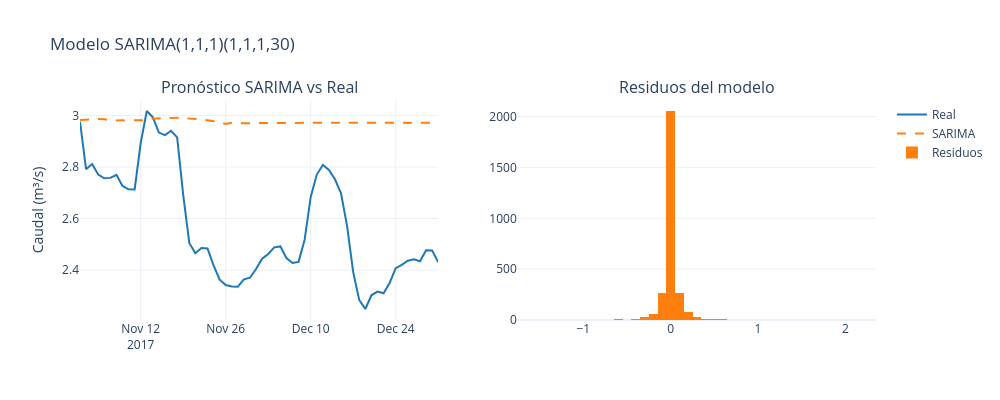

Here is the notebook cell this chart was saved with:
### Code cell
# =============================================================================
# CONCEPTO: Pronóstico SARIMA sobre el período test y diagnóstico de residuos
# -----------------------------------------------------------------------------
# resultado_sarima.forecast(steps=HORIZONTE)
#   → genera pronósticos h=60 pasos hacia adelante desde el último punto de train
#   → devuelve una pd.Series con índice numérico (se reemplaza con test.index)
#   → diferencia con .predict(): forecast() usa solo información pasada (out-of-sample)
#     mientras que predict() puede incluir datos in-sample
#
# pred_sarima.index = test.index
#   → alinea el índice del pronóstico con las fechas reales del test
#   → necesario para graficar y calcular métricas correctamente
#
# resultado_sarima.resid
#   → residuos del modelo: diferencia entre valores ajustados y observados en train
#   → Residuos bien comportados (ruido blanco) deben:
#     1. Tener media ≈ 0
#     2. No tener autocorrelación (verificar con ACF de residuos)
#     3. Distribución aproximadamente normal (histograma simétrico)
#
# make_subplots(rows=1, cols=2)
#   → panel izquierdo: pronóstico vs real (series superpuestas)
#   → panel derecho: histograma de residuos (diagnóstico de normalidad)
#
# Métricas calculadas:
#   RMSE = √(MSE) = √(mean_squared_error(real, pred))
#     → en unidades originales (m³/s); penaliza errores grandes al cuadrar
#   MAE  = mean_absolute_error → promedio de |real - pred|
#   MAPE = mean_absolute_percentage_error * 100 → %error promedio
#
# CRITERIO DE USO: Siempre evaluar los residuos después de ajustar un SARIMA.
# Si el histograma tiene asimetría fuerte o colas pesadas, considerar transformar
# la serie (log, Box-Cox) o ajustar los órdenes del modelo.
# =============================================================================
# Pronóstico SARIMA sobre el período de test
pred_sarima = resultado_sarima.forecast(steps=HORIZONTE)
pred_sarima.index = test.index

# Diagnóstico de residuos
residuos_sarima = resultado_sarima.resid

fig = make_subplots(rows=1, cols=2,
                    subplot_titles=["Pronóstico SARIMA vs Real", "Residuos del modelo"])

fig.add_trace(go.Scatter(x=test.index, y=test, mode="lines",
              name="Real", line=dict(color="#1f77b4", width=2)), row=1, col=1)
fig.add_trace(go.Scatter(x=test.index, y=pred_sarima, mode="lines",
              name="SARIMA", line=dict(color="#ff7f0e", width=2, dash="dash")), row=1, col=1)

fig.add_trace(go.Histogram(x=residuos_sarima, nbinsx=50,
              marker_color="#ff7f0e", name="Residuos"), row=1, col=2)

fig.update_layout(title="Modelo SARIMA(1,1,1)(1,1,1,30)",
                  width=1000, height=400, showlegend=True)
fig.update_yaxes(title_text="Caudal (m³/s)", row=1, col=1)
fig.show()

rmse_s = np.sqrt(mean_squared_error(test, pred_sarima))
mae_s = mean_absolute_error(test, pred_sarima)
mape_s = mean_absolute_percentage_error(test, pred_sarima) * 100
print(f"\n📊 SARIMA – Métricas en Test:")
print(f"   RMSE: {rmse_s:.2f} m³/s")
print(f"   MAE:  {mae_s:.2f} m³/s")
print(f"   MAPE: {mape_s:.1f}%")

### Figure 1 — Plotly figure (JSON) as saved in the notebook; plotly's stock layout.template omitted (floating-point values rounded to 4 significant figures; data arrays with more than 128 entries replaced by an {"elided": "..."} marker saying what was removed)
{"data": [{"line": {"color": "#1f77b4", "width": 2}, "mode": "lines", "name": "Real", "type": "scatter", "x": ["2017-11-02T00:00:00.000000000", "2017-11-03T00:00:00.000000000", "2017-11-04T00:00:00.000000000", "2017-11-05T00:00:00.000000000", "2017-11-06T00:00:00.000000000", "2017-11-07T00:00:00.000000000", "2017-11-08T00:00:00.000000000", "2017-11-09T00:00:00.000000000", "2017-11-10T00:00:00.000000000", "2017-11-11T00:00:00.000000000", "2017-11-12T00:00:00.000000000", "2017-11-13T00:00:00.000000000", "2017-11-14T00:00:00.000000000", "2017-11-15T00:00:00.000000000", "2017-11-16T00:00:00.000000000", "2017-11-17T00:00:00.000000000", "2017-11-18T00:00:00.000000000", "2017-11-19T00:00:00.000000000", "2017-11-20T00:00:00.000000000", "2017-11-21T00:00:00.000000000", "2017-11-22T00:00:00.000000000", "2017-11-23T00:00:00.000000000", "2017-11-24T00:00:00.000000000", "2017-11-25T00:00:00.000000000", "2017-11-26T00:00:00.000000000", "2017-11-27T00:00:00.000000000", "2017-11-28T00:00:00.000000000", "2017-11-29T00:00:00.000000000", "2017-11-30T00:00:00.000000000", "2017-12-01T00:00:00.000000000", "2017-12-02T00:00:00.000000000", "2017-12-03T00:00:00.000000000", "2017-12-04T00:00:00.000000000", "2017-12-05T00:00:00.000000000", "2017-12-06T00:00:00.000000000", "2017-12-07T00:00:00.000000000", "2017-12-08T00:00:00.000000000", "2017-12-09T00:00:00.000000000", "2017-12-10T00:00:00.000000000", "2017-12-11T00:00:00.000000000", "2017-12-12T00:00:00.000000000", "2017-12-13T00:00:00.000000000", "2017-12-14T00:00:00.000000000", "2017-12-15T00:00:00.000000000", "2017-12-16T00:00:00.000000000", "2017-12-17T00:00:00.000000000", "2017-12-18T00:00:00.000000000", "2017-12-19T00:00:00.000000000", "2017-12-20T00:00:00.000000000", "2017-12-21T00:00:00.000000000", "2017-12-22T00:00:00.000000000", "2017-12-23T00:00:00.000000000", "2017-12-24T00:00:00.000000000", "2017-12-25T00:00:00.000000000", "2017-12-26T00:00:00.000000000", "2017-12-27T00:00:00.000000000", "2017-12-28T00:00:00.000000000", "2017-12-29T00:00:00.000000000", "2017-12-30T00:00:00.000000000", "2017-12-31T00:00:00.000000000"], "xaxis": "x", "y": [2.976, 2.791, 2.812, 2.771, 2.756, 2.758, 2.77, 2.726, 2.713, 2.713, 2.893, 3.017, 2.993, 2.934, 2.924, 2.941, 2.915, 2.691, 2.505, 2.465, 2.486, 2.484, 2.418, 2.363, 2.342, 2.337, 2.336, 2.364, 2.37, 2.404, 2.444, 2.463, 2.488, 2.492, 2.447, 2.427, 2.432, 2.518, 2.684, 2.771, 2.808, 2.788, 2.752, 2.697, 2.57, 2.392, 2.283, 2.249, 2.302, 2.316, 2.31, 2.35, 2.407, 2.42, 2.436, 2.442, 2.434, 2.476, 2.476, 2.431], "yaxis": "y"}, {"line": {"color": "#ff7f0e", "dash": "dash", "width": 2}, "mode": "lines", "name": "SARIMA", "type": "scatter", "x": ["2017-11-02T00:00:00.000000000", "2017-11-03T00:00:00.000000000", "2017-11-04T00:00:00.000000000", "2017-11-05T00:00:00.000000000", "2017-11-06T00:00:00.000000000", "2017-11-07T00:00:00.000000000", "2017-11-08T00:00:00.000000000", "2017-11-09T00:00:00.000000000", "2017-11-10T00:00:00.000000000", "2017-11-11T00:00:00.000000000", "2017-11-12T00:00:00.000000000", "2017-11-13T00:00:00.000000000", "2017-11-14T00:00:00.000000000", "2017-11-15T00:00:00.000000000", "2017-11-16T00:00:00.000000000", "2017-11-17T00:00:00.000000000", "2017-11-18T00:00:00.000000000", "2017-11-19T00:00:00.000000000", "2017-11-20T00:00:00.000000000", "2017-11-21T00:00:00.000000000", "2017-11-22T00:00:00.000000000", "2017-11-23T00:00:00.000000000", "2017-11-24T00:00:00.000000000", "2017-11-25T00:00:00.000000000", "2017-11-26T00:00:00.000000000", "2017-11-27T00:00:00.000000000", "2017-11-28T00:00:00.000000000", "2017-11-29T00:00:00.000000000", "2017-11-30T00:00:00.000000000", "2017-12-01T00:00:00.000000000", "2017-12-02T00:00:00.000000000", "2017-12-03T00:00:00.000000000", "2017-12-04T00:00:00.000000000", "2017-12-05T00:00:00.000000000", "2017-12-06T00:00:00.000000000", "2017-12-07T00:00:00.000000000", "2017-12-08T00:00:00.000000000", "2017-12-09T00:00:00.000000000", "2017-12-10T00:00:00.000000000", "2017-12-11T00:00:00.000000000", "2017-12-12T00:00:00.000000000", "2017-12-13T00:00:00.000000000", "2017-12-14T00:00:00.000000000", "2017-12-15T00:00:00.000000000", "2017-12-16T00:00:00.000000000", "2017-12-17T00:00:00.000000000", "2017-12-18T00:00:00.000000000", "2017-12-19T00:00:00.000000000", "2017-12-20T00:00:00.000000000", "2017-12-21T00:00:00.000000000", "2017-12-22T00:00:00.000000000", "2017-12-23T00:00:00.000000000", "2017-12-24T00:00:00.000000000", "2017-12-25T00:00:00.000000000", "2017-12-26T00:00:00.000000000", "2017-12-27T00:00:00.000000000", "2017-12-28T00:00:00.000000000", "2017-12-29T00:00:00.000000000", "2017-12-30T00:00:00.000000000", "2017-12-31T00:00:00.000000000"], "xaxis": "x", "y": [2.982, 2.985, 2.985, 2.986, 2.986, 2.981, 2.979, 2.981, 2.981, 2.981, 2.982, 2.982, 2.988, 2.989, 2.99, 2.992, 2.994, 2.992, 2.988, 2.987, 2.985, 2.982, 2.979, 2.975, 2.967, 2.971, 2.97, 2.97, 2.971, 2.971, 2.971, 2.971, 2.971, 2.971, 2.971, 2.971, 2.971, 2.971, 2.971, 2.971, 2.971, 2.971, 2.971, 2.971, 2.971, 2.971, 2.971, 2.971, 2.971, 2.971, 2.971, 2.971, 2.971, 2.972, 2.972, 2.972, 2.972, 2.972, 2.972, 2.972], "yaxis": "y"}, {"marker": {"color": "#ff7f0e"}, "name": "Residuos", "nbinsx": 50, "type": "histogram", "x": {"elided": "2862 float values"}, "xaxis": "x2", "yaxis": "y2"}], "layout": {"annotations": [{"font": {"size": 16}, "showarrow": false, "text": "Pronóstico SARIMA vs Real", "x": 0.225, "xanchor": "center", "xref": "paper", "y": 1, "yanchor": "bottom", "yref": "paper"}, {"font": {"size": 16}, "showarrow": false, "text": "Residuos del modelo", "x": 0.775, "xanchor": "center", "xref": "paper", "y": 1, "yanchor": "bottom", "yref": "paper"}], "height": 400, "showlegend": true, "title": {"text": "Modelo SARIMA(1,1,1)(1,1,1,30)"}, "width": 1000, "xaxis": {"anchor": "y", "domain": [0, 0.45]}, "xaxis2": {"anchor": "y2", "domain": [0.55, 1]}, "yaxis": {"anchor": "x", "domain": [0, 1], "title": {"text": "Caudal (m³/s)"}}, "yaxis2": {"anchor": "x2", "domain": [0, 1]}}}
